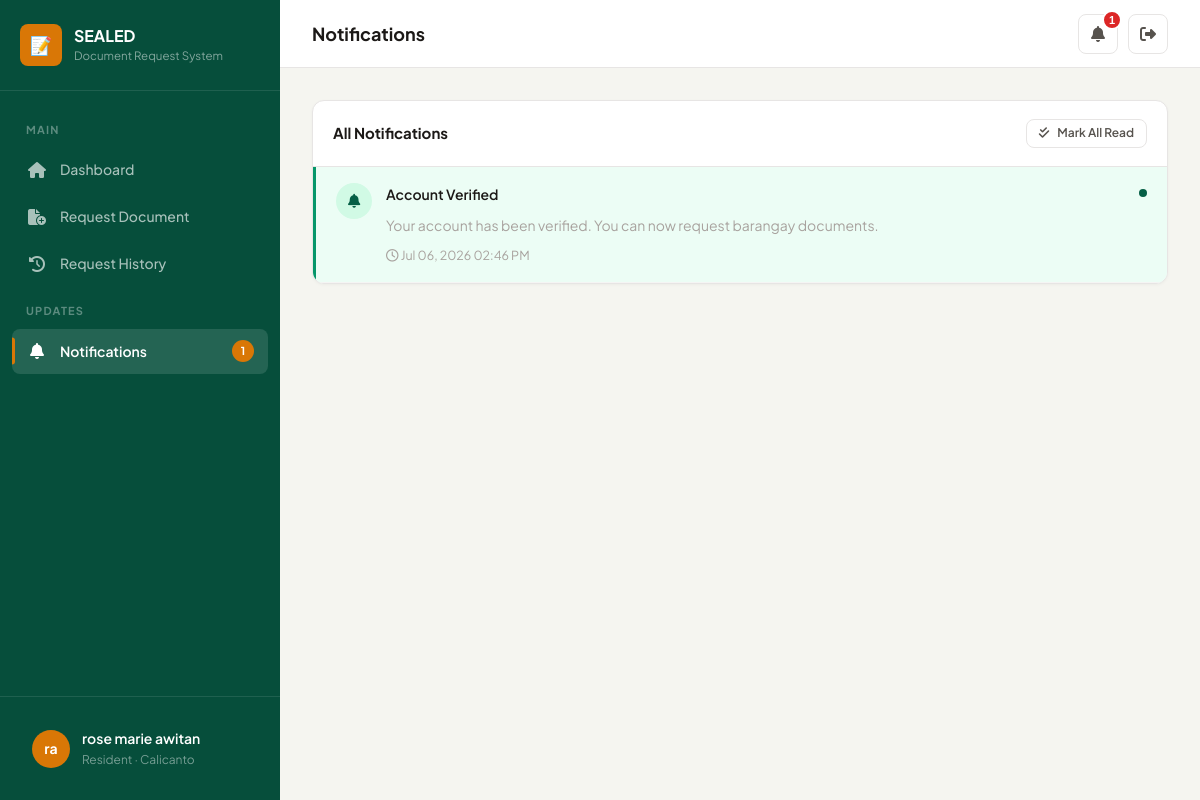
/resident/notifications/ (signed in), run on an earlier commit of the app's database.
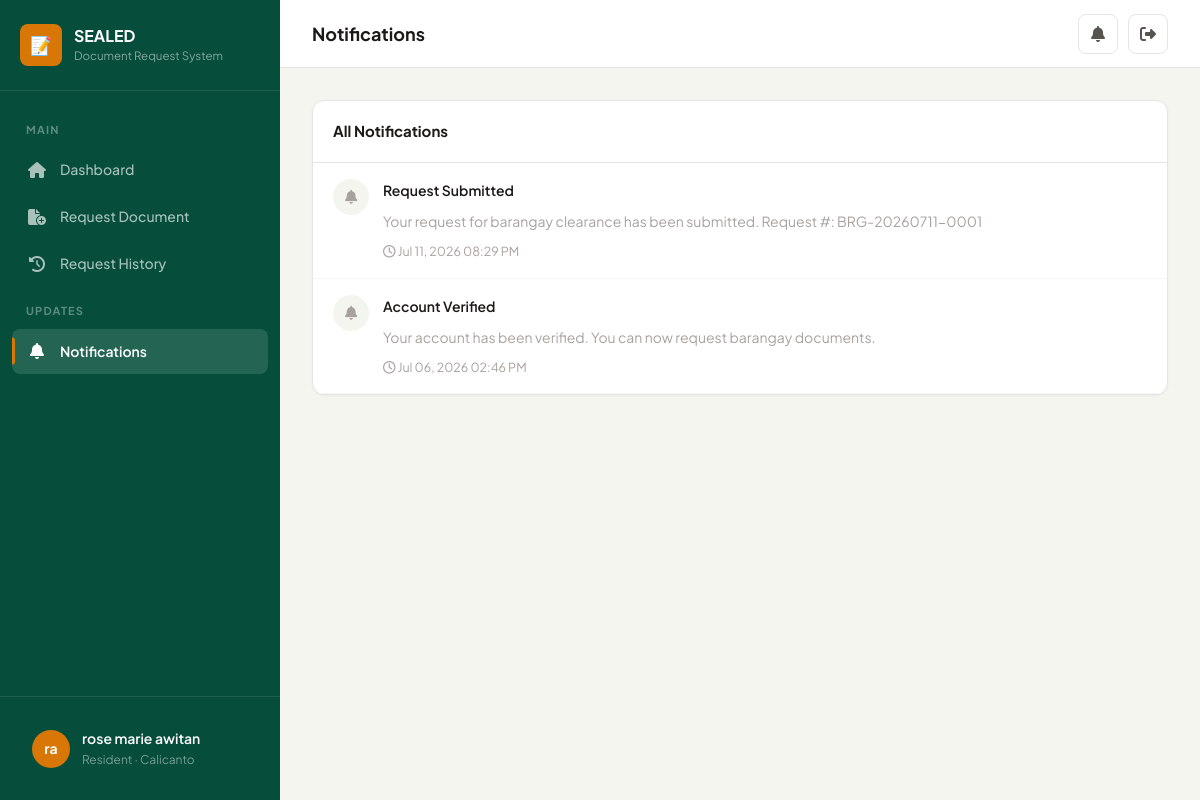
And on a later commit of the database.
### brgy/models.py (models this page shows, shortened)
class Notification(models.Model):
    id = models.UUIDField(primary_key=True, default=uuid.uuid4, editable=False)
    user = models.ForeignKey(CustomUser, on_delete=models.CASCADE, related_name='notifications')
    title = models.CharField(max_length=200)
    message = models.TextField()
    link = models.CharField(max_length=500, blank=True)
    is_read = models.BooleanField(default=False)
    created_at = models.DateTimeField(auto_now_add=True)
    class Meta:
        ordering = ['-created_at']

### brgy/views.py (the view)
# urls.py: path('resident/notifications/', views.notifications_view, name='notifications'),
@login_required
@role_required('resident')
def notifications_view(request):
    notifications = Notification.objects.filter(user=request.user).order_by('-created_at')
    paginator = Paginator(notifications, 15)
    page_number = request.GET.get('page', 1)
    page_obj = paginator.get_page(page_number)
    return render(request, 'brgy/resident/notifications.html', {'page_obj': page_obj})

### brgy/context_processors.py (called while the page is built)
def brgy_context(request):
    context = {}
    if request.user.is_authenticated:
        unread_count = Notification.objects.filter(user=request.user, is_read=False).count()
        recent_notifications = Notification.objects.filter(user=request.user)[:5]
        context['unread_notification_count'] = unread_count
        context['recent_notifications'] = recent_notifications
    return context

### brgy/models.py (called while the page is built)
    @property
    def display_name(self):
        return self.get_full_name() or self.username

### brgy/views.py (called while the page is built)
def role_required(*roles):
    def decorator(view_func):
        @wraps(view_func)
        def wrapper(request, *args, **kwargs):
            if not request.user.is_authenticated:
                return redirect('login')
            if request.user.role not in roles:
                messages.error(request, 'You do not have permission to access that page.')
                return redirect('dashboard')
            return view_func(request, *args, **kwargs)
        return wrapper
    return decorator

### brgy/templates/brgy/resident/notifications.html (shortened to what this page needs)
{% extends 'brgy/base.html' %}
{% block nav_res_notifications %}active{% endblock %}
{% block page_title %}Notifications{% endblock %}
{% block content %}
<div class="card">
    <div class="card-header">
        <h3>All Notifications</h3>
        {% if unread_notification_count > 0 %}
        <a href="{% url 'mark_all_notifications_read' %}" class="btn btn-ghost btn-sm">
            <i class="fa-solid fa-check-double"></i> Mark All Read
        </a>
        {% endif %}
    </div>
    <div class="card-body-flush">
        {% if page_obj %}
        {% for notif in page_obj %}
        <a href="{% url 'mark_notification_read' notif.pk %}" style="display:block;text-decoration:none;color:inherit;">
            <div style="padding:16px 20px;border-bottom:1px solid var(--border-light);display:flex;gap:14px;align-items:flex-start;transition:background 0.2s;{% if not notif.is_read %}background:var(--primary-50);border-left:3px solid var(--primary-light);{% endif %}" onmouseover="this.style.background='var(--bg)'" onmouseout="this.style.background='{% if not notif.is_read %}var(--primary-50){% else %}transparent{% endif %}'">
                <div style="width:36px;height:36px;border-radius:50%;background:{% if notif.is_read %}var(--bg){% else %}var(--primary-100){% endif %};display:flex;align-items:center;justify-content:center;flex-shrink:0;">
                    <i class="fa-solid fa-bell" style="font-size:14px;color:{% if notif.is_read %}var(--text-muted){% else %}var(--primary){% endif %}"></i>
                </div>
                <div style="flex:1;min-width:0;">
                    <div class="fw-600 text-sm">{{ notif.title }}</div>
                    <div class="text-sm text-muted mt-2">{{ notif.message }}</div>
                    <div class="text-xs text-muted mt-2"><i class="fa-regular fa-clock"></i> {{ notif.created_at|date:"M d, Y h:i A" }}</div>
                </div>
                {% if not notif.is_read %}
                <div style="width:8px;height:8px;border-radius:50%;background:var(--primary);flex-shrink:0;margin-top:6px;"></div>
                {% endif %}
            </div>
        </a>
        {% endfor %}
        {% else %}
        <div class="empty-state">
            <i class="fa-solid fa-bell-slash"></i>
            <h4>No Notifications</h4>
            <p>You're all caught up. No notifications to show.</p>
        </div>
        {% endif %}
    </div>
</div>
{% endblock %}

### brgy/templates/brgy/base.html (shortened to what this page needs)
{% load static %}
<!DOCTYPE html>
<html lang="en">
<head>
    <link rel="stylesheet" href="https://cdnjs.cloudflare.com/ajax/libs/font-awesome/6.5.1/css/all.min.css">
    <link rel="stylesheet" href="{% static 'css/style.css' %}">
</head>
<body>
    <div class="app-layout">
        <aside class="sidebar" id="sidebar">
            <div class="sidebar-header">
                <div class="sidebar-logo">
                    <div class="sidebar-logo-icon">📝</div>
                    <div class="sidebar-logo-text">
                        SEALED
                        <small>Document Request System</small>
                    </div>
                </div>
            </div>
            <nav class="sidebar-nav">
                {% if user.role == 'resident' %}
                <div class="sidebar-section-label">Main</div>
                <a href="{% url 'resident_dashboard' %}" class="sidebar-item {% block nav_res_dashboard %}{% endblock %}">
                    <i class="fa-solid fa-house"></i> Dashboard
                </a>
                <a href="{% url 'request_document' %}" class="sidebar-item {% block nav_res_request %}{% endblock %}">
                    <i class="fa-solid fa-file-circle-plus"></i> Request Document
                </a>
                <a href="{% url 'request_history' %}" class="sidebar-item {% block nav_res_history %}{% endblock %}">
                    <i class="fa-solid fa-clock-rotate-left"></i> Request History
                </a>
                <div class="sidebar-section-label">Updates</div>
                <a href="{% url 'notifications' %}" class="sidebar-item {% block nav_res_notifications %}{% endblock %}">
                    <i class="fa-solid fa-bell"></i> Notifications
                    {% if unread_notification_count > 0 %}
                    <span class="badge-sidebar">{{ unread_notification_count }}</span>
                    {% endif %}
                </a>
                {% endif %}
            </nav>
            <div class="sidebar-footer">
                <a href="{% url 'profile' %}" class="sidebar-user">
                    <div class="sidebar-avatar">{{ user.first_name.0 }}{{ user.last_name.0 }}</div>
                    <div class="sidebar-user-info">
                        <div class="sidebar-user-name">{{ user.display_name }}</div>
                        <div class="sidebar-user-role">{{ user.get_role_display }}{% if user.barangay %} &middot; {{ user.barangay.name }}{% endif %}</div>
                    </div>
                </a>
            </div>
        </aside>
        <main class="main-content">
            <header class="topbar">
                <div class="topbar-left">
                    <h1 class="topbar-title">{% block page_title %}Dashboard{% endblock %}</h1>
                </div>
                <div class="topbar-right">
                    <div style="position:relative">
                        <button class="topbar-btn" id="notifBtn" aria-label="Notifications">
                            <i class="fa-solid fa-bell"></i>
                            {% if unread_notification_count > 0 %}
                            <span class="topbar-badge">{{ unread_notification_count }}</span>
                            {% endif %}
                        </button>
                    </div>
                    <a href="{% url 'logout' %}" class="topbar-btn" title="Logout" data-confirm="Are you sure you want to logout?">
                        <i class="fa-solid fa-right-from-bracket"></i>
                    </a>
                </div>
            </header>
            <div class="page-content">
                {% block content %}{% endblock %}
            </div>
        </main>
    </div>
</body>
</html>

What changed in the data, as far as the page shows it:
added Notification: is_read True (drawn), title "Request Submitted", message "Your request for barangay clearance has been submitted. Request #: BRG-20260711-0001", created_at "Jul 11, 2026 08:29 PM"
changed Notification "Account Verified": is_read False → True (drawn)
Also different on the page:
{{ unread_notification_count }}: "1" → (not shown)
text no longer shown: "Mark All Read"
